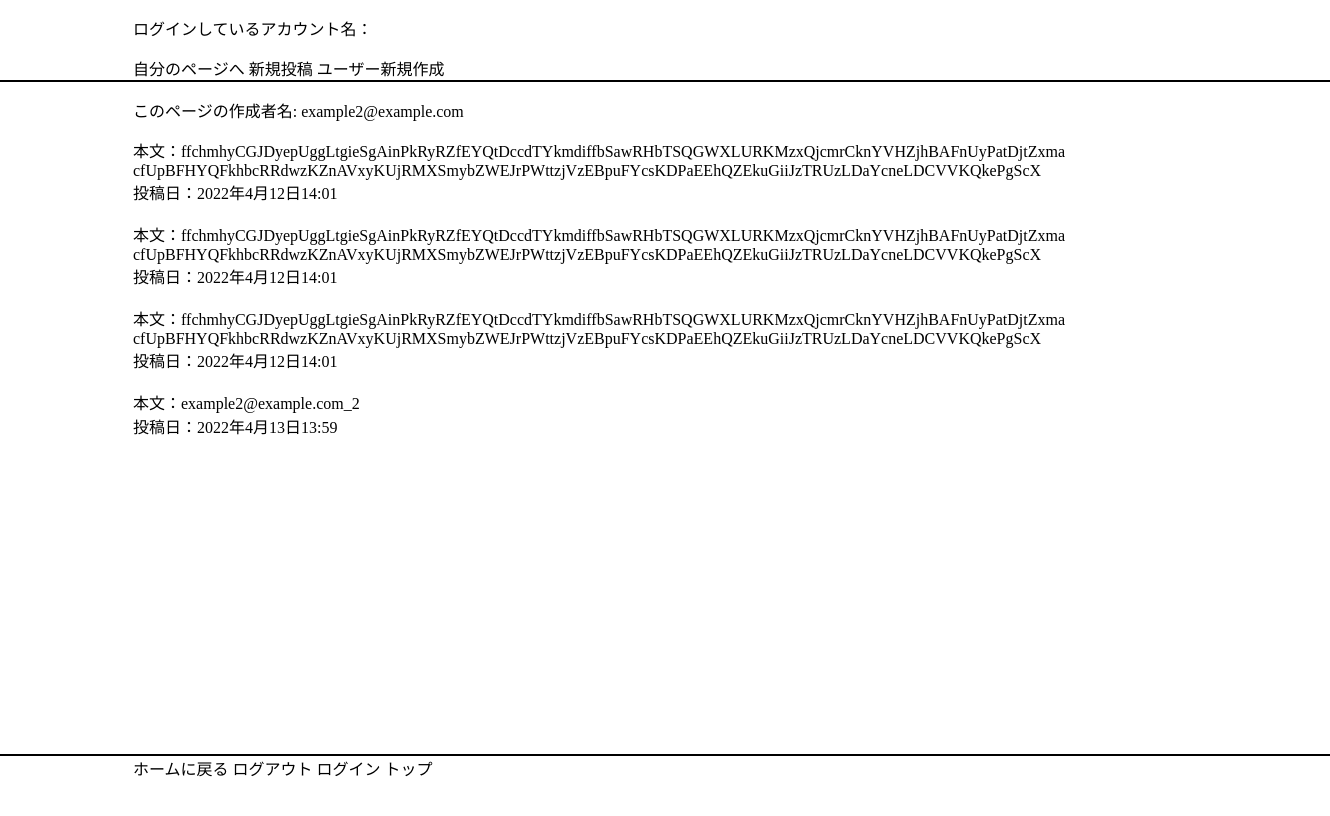
/blog/home_page/mypage/30cda3a5-8396-4f2e-8d53-7ff20c98bf23, run on the app's committed database.
### users/models.py (models this page shows, shortened)
class User(AbstractBaseUser, PermissionsMixin):
    username_validator = UnicodeUsernameValidator()
    id = models.UUIDField(primary_key=True, default=uuid.uuid4, editable=False)
    username = models.CharField(_("username"), max_length=50, validators=[username_validator], blank=False)
    email = models.EmailField(
        verbose_name='email address',
        max_length=255,
        unique=True,
    )
    is_staff = models.BooleanField(
        _("staff status"),
        default=False,
        help_text=_("Designates whether the user can log into this admin site."),
    )
    is_active = models.BooleanField(
        _("active"),
        default=True,
        help_text=_(
            "Designates whether this user should be treated as active. "
            "Unselect this instead of deleting accounts."
        ),
    )
    date_joined = models.DateTimeField(_("date joined"), default=timezone.now)
    objects = UserManager()
    EMAIL_FIELD = "email"
    USERNAME_FIELD = 'email'
    REQUIRED_FIELDS = ['username'] # Email & Password are required by default.
    class Meta:
        verbose_name = _("user")
        verbose_name_plural = _("users")

### blog_app/models.py (models this page shows, shortened)
class ArticleModel(models.Model):
    posted_by = models.ForeignKey(User, on_delete=models.CASCADE, verbose_name='投稿者')
    posted_text = models.CharField(max_length=200,default="テキスト")
    posted_at = models.DateTimeField(default=timezone.now(), blank=True)
    id = models.UUIDField(primary_key=True, default=uuid.uuid4, editable=False)

### blog_app/views.py (the view)
# urls.py: path('home_page/mypage/<userid>', views.MyPageView.as_view(), name='my_page'),
class MyPageView(DetailView):
    template_name = 'my_home.html'
    model = ArticleModel
    def get_context_data(self, **kwargs):
        ctxt = super().get_context_data()
        ctxt["object_list"] = ArticleModel.objects.all()
        ownerPk = self.kwargs['userid']
        ctxt['page_owner'] = User.objects.get(pk=ownerPk)
        return ctxt
    def get_object(self, queryset=None):
        if queryset is None:
            queryset = self.get_queryset()
        pk = self.kwargs['userid']
        if pk is not None:
            queryset = queryset.filter(posted_by=pk)
        try:
            objs = queryset.filter()
        except queryset.model.DoesNotExist:
            raise Http404(
                _("No %(verbose_name)s found matching the query")
                % {"verbose_name": queryset.model._meta.verbose_name}
            )
        return objs

### templates/my_home.html
{% extends '_base.html' %}
{% block main %}
    <div>
        <p>このページの作成者名: {{ page_owner.email }}</p>
    </div>
    {% for i in object_list %}
        {% if page_owner.id == i.posted_by.id %}
        <div class="article_contents posted_text">
            本文：{{ i.posted_text }}
        </div>
        <div class="article_contents posted_at">
            投稿日：{{ i.posted_at }}
        </div>
        <br>
        {% endif %}
    {% endfor %}
{% endblock %}

### static/style.css (style rules this page uses)
html, body { margin: 0; width: 100%; height: 100%; }

### data on the page
User: email "example2@example.com"
ArticleModel: posted_text "ffchmhyCGJDyepUggLtgieSgAinPkRyRZfEYQtDccdTYkmdiffbSawRHbTSQGWXLURKMzxQjcmrCknYVHZjhBAFnUyPatDjtZxma cfUpBFHYQFkhbcRRdwzKZnAVxyKUjRMXSmybZWEJrPWttzjVzEBpuFYcsKDPaEEhQZEkuGiiJzTRUzLDaYcneLDCVVKQkePgScX", posted_at "2022年4月12日14:01"
ArticleModel: posted_text "ffchmhyCGJDyepUggLtgieSgAinPkRyRZfEYQtDccdTYkmdiffbSawRHbTSQGWXLURKMzxQjcmrCknYVHZjhBAFnUyPatDjtZxma cfUpBFHYQFkhbcRRdwzKZnAVxyKUjRMXSmybZWEJrPWttzjVzEBpuFYcsKDPaEEhQZEkuGiiJzTRUzLDaYcneLDCVVKQkePgScX", posted_at "2022年4月12日14:01"
ArticleModel: posted_text "ffchmhyCGJDyepUggLtgieSgAinPkRyRZfEYQtDccdTYkmdiffbSawRHbTSQGWXLURKMzxQjcmrCknYVHZjhBAFnUyPatDjtZxma cfUpBFHYQFkhbcRRdwzKZnAVxyKUjRMXSmybZWEJrPWttzjVzEBpuFYcsKDPaEEhQZEkuGiiJzTRUzLDaYcneLDCVVKQkePgScX", posted_at "2022年4月12日14:01"
ArticleModel: posted_text "example2@example.com_2", posted_at "2022年4月13日13:59"
